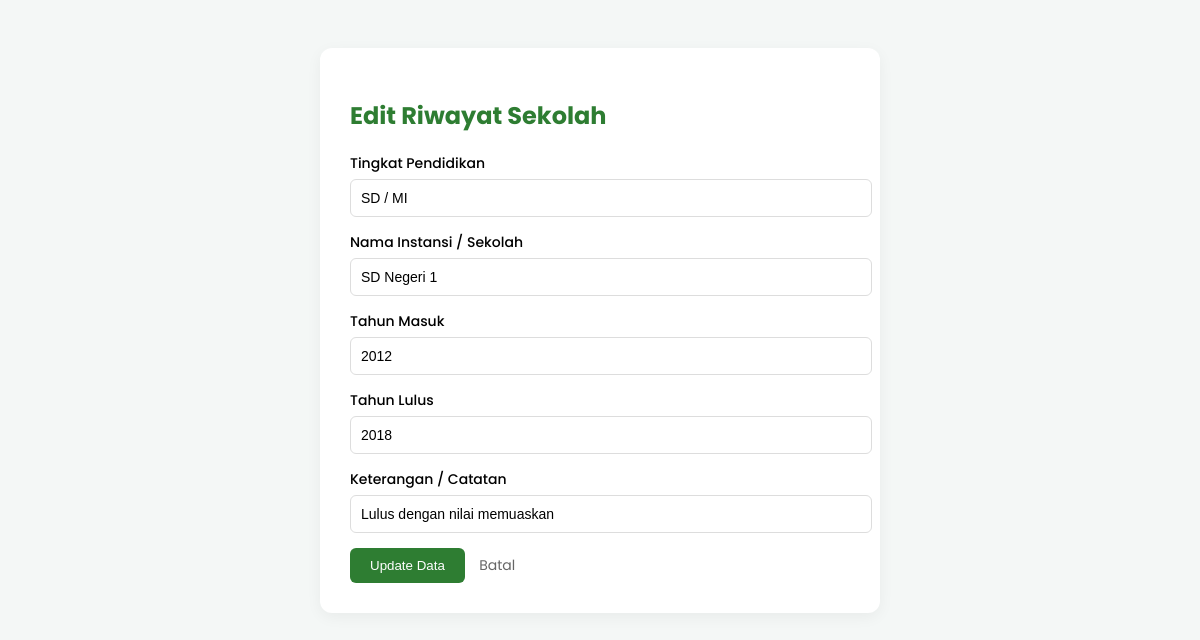
The app's page /edit_pendidikan.php?id=1 with its own data.
### tables this page shows
CREATE TABLE IF NOT EXISTS riwayat_pendidikan (
    id INT AUTO_INCREMENT PRIMARY KEY,
    tingkat VARCHAR(50) NOT NULL,
    nama_instansi VARCHAR(150) NOT NULL,
    tahun_masuk VARCHAR(10),
    tahun_lulus VARCHAR(10),
    keterangan VARCHAR(255)
);

### edit_pendidikan.php (the view, shortened to what this page needs)
<?php
include 'koneksi.php';
$id = $_GET['id'];
$query = mysqli_query($koneksi, "SELECT * FROM riwayat_pendidikan WHERE id=$id");
$data = mysqli_fetch_assoc($query);
?>
<!DOCTYPE html>
<html lang="id">
<head>
</head>
<body>
<div class="form-card">
    <h2>Edit Riwayat Sekolah</h2>
    <form action="" method="POST">
        <div class="form-group">
            <label>Tingkat Pendidikan</label>
            <input type="text" name="tingkat" value="<?php echo htmlspecialchars($data['tingkat']); ?>" required>
        </div>
        <div class="form-group">
            <label>Nama Instansi / Sekolah</label>
            <input type="text" name="nama_instansi" value="<?php echo htmlspecialchars($data['nama_instansi']); ?>" required>
        </div>
        <div class="form-group">
            <label>Tahun Masuk</label>
            <input type="text" name="tahun_masuk" value="<?php echo htmlspecialchars($data['tahun_masuk']); ?>" required>
        </div>
        <div class="form-group">
            <label>Tahun Lulus</label>
            <input type="text" name="tahun_lulus" value="<?php echo htmlspecialchars($data['tahun_lulus']); ?>" required>
        </div>
        <div class="form-group">
            <label>Keterangan / Catatan</label>
            <input type="text" name="keterangan" value="<?php echo htmlspecialchars($data['keterangan']); ?>">
        </div>
        <button type="submit" name="update">Update Data</button>
        <a href="index.php" class="btn-back">Batal</a>
    </form>
</div>
</body>
</html>

### edit_pendidikan.php (style rules this page uses)
body { font-family: 'Poppins', sans-serif; background: #f4f7f6; padding: 40px 15px; }
.form-card { max-width: 500px; margin: 0 auto; background: white; padding: 30px; border-radius: 12px; box-shadow: 0 4px 15px rgba(0,0,0,0.05); }
h2 { color: #2e7d32; margin-bottom: 20px; }
.form-group { margin-bottom: 15px; }
label { display: block; margin-bottom: 5px; font-weight: 500; font-size: 14px; }
input { width: 100%; padding: 10px; border: 1px solid #ddd; border-radius: 6px; font-size: 14px; }
button { background: #2e7d32; color: white; padding: 10px 20px; border: none; border-radius: 6px; cursor: pointer; font-weight: 500; }
.btn-back { display: inline-block; margin-left: 10px; color: #666; text-decoration: none; font-size: 14px; }

### records on screen
riwayat_pendidikan: tingkat "SD / MI", nama_instansi "SD Negeri 1", tahun_masuk "2012", tahun_lulus "2018", keterangan "Lulus dengan nilai memuaskan"
